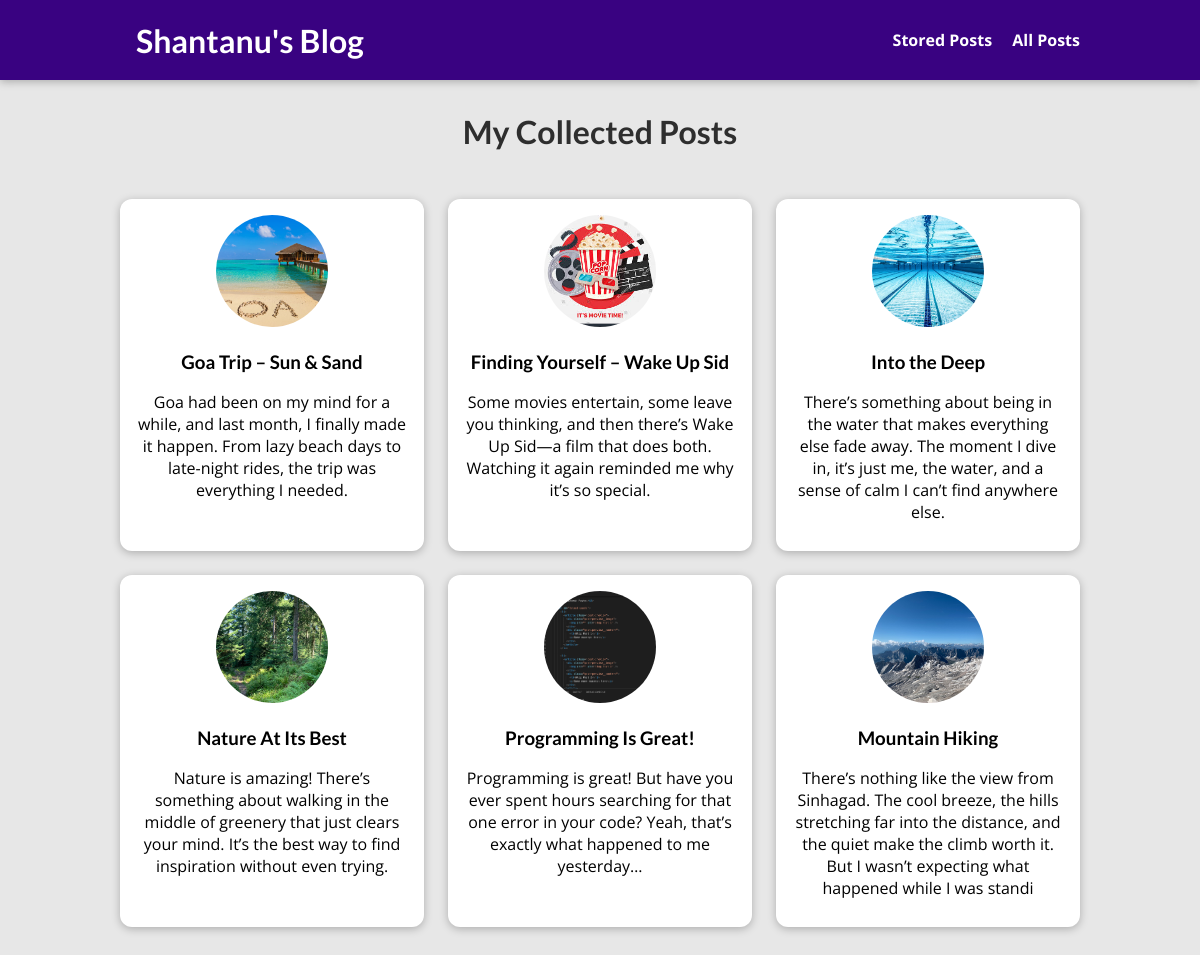
/posts/, run on the app's committed database.
### blog/models.py (models this page shows, shortened)
class Post(models.Model):
    title = models.CharField(max_length=30)
    excerpt = models.CharField(max_length=200)
    image = models.ImageField(upload_to='posts', null=True)
    date = models.DateField(auto_now=True)
    slug = models.SlugField(unique=True)
    content = models.TextField(validators=[MinLengthValidator(10)])
    author = models.ForeignKey(Author, on_delete=models.SET_NULL, null=True, related_name="posts")
    tags = models.ManyToManyField(Tag)

### blog/views.py (the view)
# urls.py: path('posts/', views.AllPostView.as_view(), name='posts-page'),
class AllPostView(ListView):
    template_name = 'all-posts.html'
    model = Post
    ordering = ["-date", "-id"]
    context_object_name = 'allPosts'

### blog/templates/all-posts.html (shortened to what this page needs)
{% extends 'base.html' %}
{% load static %}
{% block css_files %}
    <link rel="stylesheet" href="{% static 'posts.css' %}">
    <link rel="stylesheet" href="{% static 'all-posts.css' %}">
{% endblock %}
{% block content %}
    <section id="all-posts">
        <h2>My Collected Posts</h2>
        <ul>
            {% for post in allPosts %}
                {% include 'includes/post.html' %}
            {% endfor %}
        </ul>
    </section>
{% endblock %}

### blog/templates/includes/post.html
<li>
    <article class="post">
        <a href="{% url 'post-detail-page' post.slug %}">
            <img src="{{ post.image.url }}" alt="{{ post.title }}">
            <div class="post__content">
                <h3>{{ post.title }}</h3>
                <p>{{ post.excerpt }}</p>
            </div>
        </a>
    </article>
</li>

### blog/static/app.css (style rules this page uses)
* { box-sizing: border-box; }
html { font-family: 'Open Sans', 'Lato', sans-serif; }
body { margin: 0; }
h1, h2, h3 { font-family: 'Lato', sans-serif; font-weight: bold; }

### blog/static/posts.css (style rules this page uses)
.post { display: flex; flex-direction: column; align-items: center; text-align: center; }
.post a { text-decoration: none; color: black; transition: all 0.2s ease; padding: 1rem; }
.post img { width: 5rem; height: 5rem; object-fit: cover; border-radius: 50%; }

### blog/static/all-posts.css (style rules this page uses)
body { background-color: #e7e7e7; }
#all-posts { margin: 7rem auto; width: 90%; max-width: 60rem; }
#all-posts h2 { text-align: center; font-size: 2rem; color: #2e2e2e; margin: 3rem 0; }
ul { list-style: none; margin: 0; padding: 0; display: grid; grid-template-columns: repeat(auto-fill, minmax(17rem, 1fr)); gap: 1.5rem; }
.post img { width: 7rem; height: 7rem; }
.post a { height: 22rem; transform-origin: center; box-shadow: 0 2px 8px rgba(0, 0, 0, 0.25); border-radius: 12px; background-color: white; }

### data on the page
Post: image (picture), title "Goa Trip – Sun & Sand", excerpt "Goa had been on my mind for a while, and last month, I finally made it happen. From lazy beach days to late-night rides, the trip was everything I needed."
Post: image (picture), title "Finding Yourself – Wake Up Sid", excerpt "Some movies entertain, some leave you thinking, and then there’s Wake Up Sid—a film that does both. Watching it again reminded me why it’s so special."
Post: image (picture), title "Into the Deep", excerpt "There’s something about being in the water that makes everything else fade away. The moment I dive in, it’s just me, the water, and a sense of calm I can’t find anywhere else."
Post: image (picture), title "Nature At Its Best", excerpt "Nature is amazing! There’s something about walking in the middle of greenery that just clears your mind. It’s the best way to find inspiration without even trying."
Post: image (picture), title "Programming Is Great!", excerpt "Programming is great! But have you ever spent hours searching for that one error in your code? Yeah, that’s exactly what happened to me yesterday…"
Post: image (picture), title "Mountain Hiking", excerpt "There’s nothing like the view from Sinhagad. The cool breeze, the hills stretching far into the distance, and the quiet make the climb worth it. But I wasn’t expecting what happened while I was standi"
